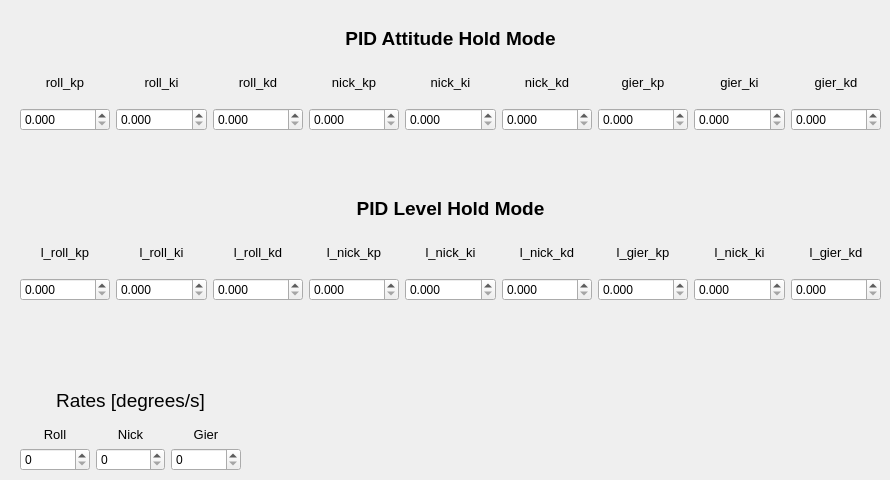
    <widget class="QWidget" name="flight_setup">
     <attribute name="title">
      <string>Flight Setup</string>
     </attribute>
     <widget class="QWidget" name="layoutWidget">
      <property name="geometry">
       <rect>
        <x>20</x>
        <y>20</y>
        <width>861</width>
        <height>111</height>
       </rect>
      </property>
      <layout class="QVBoxLayout" name="verticalLayout_4">
       <item>
        <widget class="QLabel" name="label_10">
         <property name="text">
          <string>&lt;html&gt;&lt;head/&gt;&lt;body&gt;&lt;p align=&quot;center&quot;&gt;&lt;span style=&quot; font-size:14pt; font-weight:600;&quot;&gt;PID Attitude Hold Mode&lt;/span&gt;&lt;/p&gt;&lt;/body&gt;&lt;/html&gt;</string>
         </property>
        </widget>
       </item>
       <item>
        <layout class="QHBoxLayout" name="horizontalLayout">
         <item>
          <widget class="QLabel" name="label_7">
           <property name="text">
            <string>&lt;html&gt;&lt;head/&gt;&lt;body&gt;&lt;p align=&quot;center&quot;&gt;&lt;span style=&quot; font-size:10pt;&quot;&gt;roll_kp&lt;/span&gt;&lt;/p&gt;&lt;/body&gt;&lt;/html&gt;</string>
           </property>
           <property name="buddy">
            <cstring>nick_kp</cstring>
           </property>
          </widget>
         </item>
         <item>
          <widget class="QLabel" name="label_5">
           <property name="text">
            <string>&lt;html&gt;&lt;head/&gt;&lt;body&gt;&lt;p align=&quot;center&quot;&gt;&lt;span style=&quot; font-size:10pt;&quot;&gt;roll_ki&lt;/span&gt;&lt;/p&gt;&lt;/body&gt;&lt;/html&gt;</string>
           </property>
           <property name="buddy">
            <cstring>gier_ki</cstring>
           </property>
          </widget>
         </item>
         <item>
          <widget class="QLabel" name="label_9">
           <property name="text">
            <string>&lt;html&gt;&lt;head/&gt;&lt;body&gt;&lt;p align=&quot;center&quot;&gt;&lt;span style=&quot; font-size:10pt;&quot;&gt;roll_kd&lt;/span&gt;&lt;/p&gt;&lt;/body&gt;&lt;/html&gt;</string>
           </property>
           <property name="buddy">
            <cstring>nick_ki</cstring>
           </property>
          </widget>
         </item>
         <item>
          <widget class="QLabel" name="label_6">
           <property name="text">
            <string>&lt;html&gt;&lt;head/&gt;&lt;body&gt;&lt;p align=&quot;center&quot;&gt;&lt;span style=&quot; font-size:10pt;&quot;&gt;nick_kp&lt;/span&gt;&lt;/p&gt;&lt;/body&gt;&lt;/html&gt;</string>
           </property>
           <property name="buddy">
            <cstring>roll_ki</cstring>
           </property>
          </widget>
         </item>
         <item>
          <widget class="QLabel" name="label_8">
           <property name="text">
            <string>&lt;html&gt;&lt;head/&gt;&lt;body&gt;&lt;p align=&quot;center&quot;&gt;&lt;span style=&quot; font-size:10pt;&quot;&gt;nick_ki&lt;/span&gt;&lt;/p&gt;&lt;/body&gt;&lt;/html&gt;</string>
           </property>
           <property name="buddy">
            <cstring>nick_kd</cstring>
           </property>
          </widget>
         </item>
         <item>
          <widget class="QLabel" name="label_3">
           <property name="text">
            <string>&lt;html&gt;&lt;head/&gt;&lt;body&gt;&lt;p align=&quot;center&quot;&gt;&lt;span style=&quot; font-size:10pt;&quot;&gt;nick_kd&lt;/span&gt;&lt;/p&gt;&lt;/body&gt;&lt;/html&gt;</string>
           </property>
           <property name="buddy">
            <cstring>gier_kp</cstring>
           </property>
          </widget>
         </item>
         <item>
          <widget class="QLabel" name="label_2">
           <property name="text">
            <string>&lt;html&gt;&lt;head/&gt;&lt;body&gt;&lt;p align=&quot;center&quot;&gt;&lt;span style=&quot; font-size:10pt;&quot;&gt;gier_kp&lt;/span&gt;&lt;/p&gt;&lt;/body&gt;&lt;/html&gt;</string>
           </property>
           <property name="buddy">
            <cstring>gier_kd</cstring>
           </property>
          </widget>
         </item>
         <item>
          <widget class="QLabel" name="label_4">
           <property name="text">
            <string>&lt;html&gt;&lt;head/&gt;&lt;body&gt;&lt;p align=&quot;center&quot;&gt;&lt;span style=&quot; font-size:10pt;&quot;&gt;gier_ki&lt;/span&gt;&lt;/p&gt;&lt;/body&gt;&lt;/html&gt;</string>
           </property>
           <property name="buddy">
            <cstring>roll_kp</cstring>
           </property>
          </widget>
         </item>
         <item>
          <widget class="QLabel" name="label">
           <property name="text">
            <string>&lt;html&gt;&lt;head/&gt;&lt;body&gt;&lt;p align=&quot;center&quot;&gt;&lt;span style=&quot; font-size:10pt;&quot;&gt;gier_kd&lt;/span&gt;&lt;/p&gt;&lt;/body&gt;&lt;/html&gt;</string>
           </property>
           <property name="buddy">
            <cstring>roll_kd</cstring>
           </property>
          </widget>
         </item>
        </layout>
       </item>
       <item>
        <layout class="QHBoxLayout" name="horizontalLayout_2">
         <item>
          <widget class="QDoubleSpinBox" name="roll_kp">
           <property name="decimals">
            <number>3</number>
           </property>
           <property name="singleStep">
            <double>0.001000000000000</double>
           </property>
          </widget>
         </item>
         <item>
          <widget class="QDoubleSpinBox" name="roll_ki">
           <property name="decimals">
            <number>3</number>
           </property>
           <property name="maximum">
            <double>10.000000000000000</double>
           </property>
           <property name="singleStep">
            <double>0.001000000000000</double>
           </property>
          </widget>
         </item>
         <item>
          <widget class="QDoubleSpinBox" name="roll_kd">
           <property name="decimals">
            <number>3</number>
           </property>
           <property name="maximum">
            <double>10.000000000000000</double>
           </property>
           <property name="singleStep">
            <double>0.001000000000000</double>
           </property>
           <property name="value">
            <double>0.000000000000000</double>
           </property>
          </widget>
         </item>
         <item>
          <widget class="QDoubleSpinBox" name="nick_kp">
           <property name="decimals">
            <number>3</number>
           </property>
           <property name="maximum">
            <double>10.000000000000000</double>
           </property>
           <property name="singleStep">
            <double>0.001000000000000</double>
           </property>
          </widget>
         </item>
         <item>
          <widget class="QDoubleSpinBox" name="nick_ki">
           <property name="decimals">
            <number>3</number>
           </property>
           <property name="maximum">
            <double>10.000000000000000</double>
           </property>
           <property name="singleStep">
            <double>0.001000000000000</double>
           </property>
          </widget>
         </item>
         <item>
          <widget class="QDoubleSpinBox" name="nick_kd">
           <property name="decimals">
            <number>3</number>
           </property>
           <property name="maximum">
            <double>10.000000000000000</double>
           </property>
           <property name="singleStep">
            <double>0.001000000000000</double>
           </property>
          </widget>
         </item>
         <item>
          <widget class="QDoubleSpinBox" name="gier_kp">
           <property name="decimals">
            <number>3</number>
           </property>
           <property name="maximum">
            <double>10.000000000000000</double>
           </property>
           <property name="singleStep">
            <double>0.001000000000000</double>
           </property>
          </widget>
         </item>
         <item>
          <widget class="QDoubleSpinBox" name="gier_ki">
           <property name="decimals">
            <number>3</number>
           </property>
           <property name="maximum">
            <double>10.000000000000000</double>
           </property>
           <property name="singleStep">
            <double>0.001000000000000</double>
           </property>
          </widget>
         </item>
         <item>
          <widget class="QDoubleSpinBox" name="gier_kd">
           <property name="decimals">
            <number>3</number>
           </property>
           <property name="maximum">
            <double>10.000000000000000</double>
           </property>
           <property name="singleStep">
            <double>0.001000000000000</double>
           </property>
          </widget>
         </item>
        </layout>
       </item>
      </layout>
     </widget>
     <widget class="QWidget" name="layoutWidget">
      <property name="geometry">
       <rect>
        <x>20</x>
        <y>190</y>
        <width>861</width>
        <height>111</height>
       </rect>
      </property>
      <layout class="QVBoxLayout" name="verticalLayout_5">
       <item>
        <widget class="QLabel" name="label_11">
         <property name="text">
          <string>&lt;html&gt;&lt;head/&gt;&lt;body&gt;&lt;p align=&quot;center&quot;&gt;&lt;span style=&quot; font-size:14pt; font-weight:600;&quot;&gt;PID Level Hold Mode&lt;/span&gt;&lt;/p&gt;&lt;/body&gt;&lt;/html&gt;</string>
         </property>
        </widget>
       </item>
       <item>
        <layout class="QHBoxLayout" name="horizontalLayout_3">
         <item>
          <widget class="QLabel" name="label_17">
           <property name="text">
            <string>&lt;html&gt;&lt;head/&gt;&lt;body&gt;&lt;p align=&quot;center&quot;&gt;&lt;span style=&quot; font-size:10pt;&quot;&gt;l_roll_kp&lt;/span&gt;&lt;/p&gt;&lt;/body&gt;&lt;/html&gt;</string>
           </property>
           <property name="buddy">
            <cstring>l_roll_kd</cstring>
           </property>
          </widget>
         </item>
         <item>
          <widget class="QLabel" name="label_12">
           <property name="text">
            <string>&lt;html&gt;&lt;head/&gt;&lt;body&gt;&lt;p align=&quot;center&quot;&gt;&lt;span style=&quot; font-size:10pt;&quot;&gt;l_roll_ki&lt;/span&gt;&lt;/p&gt;&lt;/body&gt;&lt;/html&gt;</string>
           </property>
           <property name="buddy">
            <cstring>l_nick_kd</cstring>
           </property>
          </widget>
         </item>
         <item>
          <widget class="QLabel" name="label_13">
           <property name="text">
            <string>&lt;html&gt;&lt;head/&gt;&lt;body&gt;&lt;p align=&quot;center&quot;&gt;&lt;span style=&quot; font-size:10pt;&quot;&gt;l_roll_kd&lt;/span&gt;&lt;/p&gt;&lt;/body&gt;&lt;/html&gt;</string>
           </property>
           <property name="buddy">
            <cstring>l_nick_kp</cstring>
           </property>
          </widget>
         </item>
         <item>
          <widget class="QLabel" name="label_14">
           <property name="text">
            <string>&lt;html&gt;&lt;head/&gt;&lt;body&gt;&lt;p align=&quot;center&quot;&gt;&lt;span style=&quot; font-size:10pt;&quot;&gt;l_nick_kp&lt;/span&gt;&lt;/p&gt;&lt;/body&gt;&lt;/html&gt;</string>
           </property>
           <property name="buddy">
            <cstring>l_nick_ki</cstring>
           </property>
          </widget>
         </item>
         <item>
          <widget class="QLabel" name="label_19">
           <property name="text">
            <string>&lt;html&gt;&lt;head/&gt;&lt;body&gt;&lt;p align=&quot;center&quot;&gt;&lt;span style=&quot; font-size:10pt;&quot;&gt;l_nick_ki&lt;/span&gt;&lt;/p&gt;&lt;/body&gt;&lt;/html&gt;</string>
           </property>
           <property name="buddy">
            <cstring>l_gier_kp</cstring>
           </property>
          </widget>
         </item>
         <item>
          <widget class="QLabel" name="label_16">
           <property name="text">
            <string>&lt;html&gt;&lt;head/&gt;&lt;body&gt;&lt;p align=&quot;center&quot;&gt;&lt;span style=&quot; font-size:10pt;&quot;&gt;l_nick_kd&lt;/span&gt;&lt;/p&gt;&lt;/body&gt;&lt;/html&gt;</string>
           </property>
           <property name="buddy">
            <cstring>l_gier_kd</cstring>
           </property>
          </widget>
         </item>
         <item>
          <widget class="QLabel" name="label_18">
           <property name="text">
            <string>&lt;html&gt;&lt;head/&gt;&lt;body&gt;&lt;p align=&quot;center&quot;&gt;&lt;span style=&quot; font-size:10pt;&quot;&gt;l_gier_kp&lt;/span&gt;&lt;/p&gt;&lt;/body&gt;&lt;/html&gt;</string>
           </property>
           <property name="buddy">
            <cstring>l_gier_ki</cstring>
           </property>
          </widget>
         </item>
         <item>
          <widget class="QLabel" name="label_15">
           <property name="text">
            <string>&lt;html&gt;&lt;head/&gt;&lt;body&gt;&lt;p align=&quot;center&quot;&gt;&lt;span style=&quot; font-size:10pt;&quot;&gt;l_nick_ki&lt;/span&gt;&lt;/p&gt;&lt;/body&gt;&lt;/html&gt;</string>
           </property>
           <property name="buddy">
            <cstring>l_roll_kp</cstring>
           </property>
          </widget>
         </item>
         <item>
          <widget class="QLabel" name="label_20">
           <property name="text">
            <string>&lt;html&gt;&lt;head/&gt;&lt;body&gt;&lt;p align=&quot;center&quot;&gt;&lt;span style=&quot; font-size:10pt;&quot;&gt;l_gier_kd&lt;/span&gt;&lt;/p&gt;&lt;/body&gt;&lt;/html&gt;</string>
           </property>
           <property name="buddy">
            <cstring>l_roll_ki</cstring>
           </property>
          </widget>
         </item>
        </layout>
       </item>
       <item>
        <layout class="QHBoxLayout" name="horizontalLayout_4">
         <item>
          <widget class="QDoubleSpinBox" name="l_roll_kp">
           <property name="decimals">
            <number>3</number>
           </property>
           <property name="maximum">
            <double>10.000000000000000</double>
           </property>
           <property name="singleStep">
            <double>0.001000000000000</double>
           </property>
          </widget>
         </item>
         <item>
          <widget class="QDoubleSpinBox" name="l_roll_ki">
           <property name="decimals">
            <number>3</number>
           </property>
           <property name="maximum">
            <double>10.000000000000000</double>
           </property>
           <property name="singleStep">
            <double>0.001000000000000</double>
           </property>
          </widget>
         </item>
         <item>
          <widget class="QDoubleSpinBox" name="l_roll_kd">
           <property name="decimals">
            <number>3</number>
           </property>
           <property name="maximum">
            <double>10.000000000000000</double>
           </property>
           <property name="singleStep">
            <double>0.001000000000000</double>
           </property>
          </widget>
         </item>
         <item>
          <widget class="QDoubleSpinBox" name="l_nick_kp">
           <property name="decimals">
            <number>3</number>
           </property>
           <property name="maximum">
            <double>10.000000000000000</double>
           </property>
           <property name="singleStep">
            <double>0.001000000000000</double>
           </property>
          </widget>
         </item>
         <item>
          <widget class="QDoubleSpinBox" name="l_nick_ki">
           <property name="decimals">
            <number>3</number>
           </property>
           <property name="maximum">
            <double>10.000000000000000</double>
           </property>
           <property name="singleStep">
            <double>0.001000000000000</double>
           </property>
          </widget>
         </item>
         <item>
          <widget class="QDoubleSpinBox" name="l_nick_kd">
           <property name="decimals">
            <number>3</number>
           </property>
           <property name="maximum">
            <double>10.000000000000000</double>
           </property>
           <property name="singleStep">
            <double>0.001000000000000</double>
           </property>
          </widget>
         </item>
         <item>
          <widget class="QDoubleSpinBox" name="l_gier_kp">
           <property name="decimals">
            <number>3</number>
           </property>
           <property name="maximum">
            <double>10.000000000000000</double>
           </property>
           <property name="singleStep">
            <double>0.001000000000000</double>
           </property>
          </widget>
         </item>
         <item>
          <widget class="QDoubleSpinBox" name="l_gier_ki">
           <property name="decimals">
            <number>3</number>
           </property>
           <property name="maximum">
            <double>10.000000000000000</double>
           </property>
           <property name="singleStep">
            <double>0.001000000000000</double>
           </property>
          </widget>
         </item>
         <item>
          <widget class="QDoubleSpinBox" name="l_gier_kd">
           <property name="decimals">
            <number>3</number>
           </property>
           <property name="maximum">
            <double>10.000000000000000</double>
           </property>
           <property name="singleStep">
            <double>0.001000000000000</double>
           </property>
          </widget>
         </item>
        </layout>
       </item>
      </layout>
     </widget>
     <widget class="QWidget" name="layoutWidget">
      <property name="geometry">
       <rect>
        <x>20</x>
        <y>380</y>
        <width>221</width>
        <height>91</height>
       </rect>
      </property>
      <layout class="QVBoxLayout" name="verticalLayout_21">
       <item>
        <widget class="QLabel" name="label_46">
         <property name="text">
          <string>&lt;html&gt;&lt;head/&gt;&lt;body&gt;&lt;p align=&quot;center&quot;&gt;&lt;span style=&quot; font-size:14pt;&quot;&gt;Rates [degrees/s]&lt;/span&gt;&lt;/p&gt;&lt;/body&gt;&lt;/html&gt;</string>
         </property>
        </widget>
       </item>
       <item>
        <layout class="QVBoxLayout" name="verticalLayout_3">
         <item>
          <layout class="QHBoxLayout" name="horizontalLayout_8">
           <item>
            <widget class="QLabel" name="label_22">
             <property name="text">
              <string>&lt;html&gt;&lt;head/&gt;&lt;body&gt;&lt;p align=&quot;center&quot;&gt;&lt;span style=&quot; font-size:10pt;&quot;&gt;Roll&lt;/span&gt;&lt;/p&gt;&lt;/body&gt;&lt;/html&gt;</string>
             </property>
            </widget>
           </item>
           <item>
            <widget class="QLabel" name="label_23">
             <property name="text">
              <string>&lt;html&gt;&lt;head/&gt;&lt;body&gt;&lt;p align=&quot;center&quot;&gt;&lt;span style=&quot; font-size:10pt;&quot;&gt;Nick&lt;/span&gt;&lt;/p&gt;&lt;/body&gt;&lt;/html&gt;</string>
             </property>
            </widget>
           </item>
           <item>
            <widget class="QLabel" name="label_24">
             <property name="text">
              <string>&lt;html&gt;&lt;head/&gt;&lt;body&gt;&lt;p align=&quot;center&quot;&gt;&lt;span style=&quot; font-size:10pt;&quot;&gt;Gier&lt;/span&gt;&lt;/p&gt;&lt;/body&gt;&lt;/html&gt;</string>
             </property>
            </widget>
           </item>
          </layout>
         </item>
         <item>
          <layout class="QHBoxLayout" name="horizontalLayout_9">
           <item>
            <widget class="QDoubleSpinBox" name="roll_rate">
             <property name="decimals">
              <number>0</number>
             </property>
             <property name="maximum">
              <double>1000.000000000000000</double>
             </property>
            </widget>
           </item>
           <item>
            <widget class="QDoubleSpinBox" name="nick_rate">
             <property name="decimals">
              <number>0</number>
             </property>
             <property name="maximum">
              <double>1000.000000000000000</double>
             </property>
            </widget>
           </item>
           <item>
            <widget class="QDoubleSpinBox" name="gier_rate">
             <property name="decimals">
              <number>0</number>
             </property>
             <property name="maximum">
              <double>1000.000000000000000</double>
             </property>
            </widget>
           </item>
          </layout>
         </item>
        </layout>
       </item>
      </layout>
     </widget>
    </widget>
